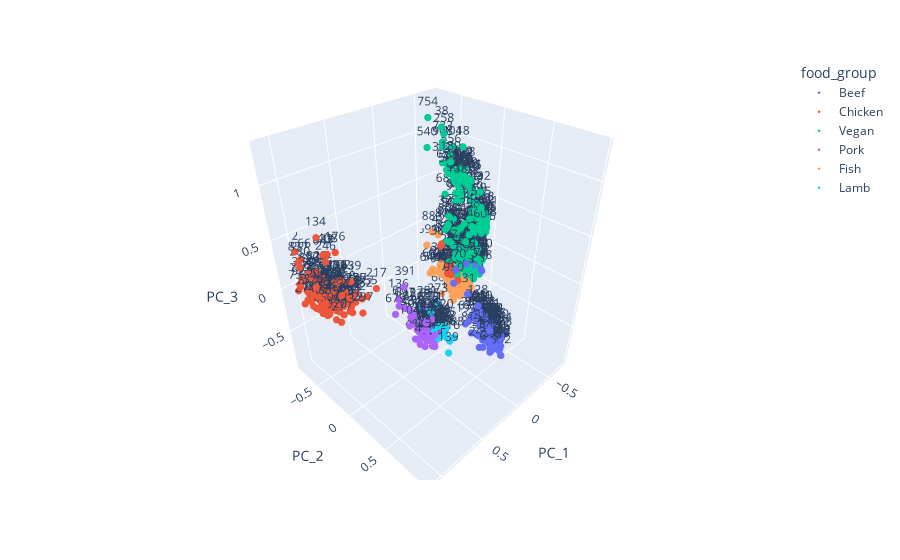

Write notebook code for a chart like this one.
### Code cell
fig = px.scatter_3d(df_full_pca, x='PC_1', y='PC_2', z='PC_3', color='food_group', text='id')
fig.update_traces(marker=dict(size=2.5))
fig.show()
